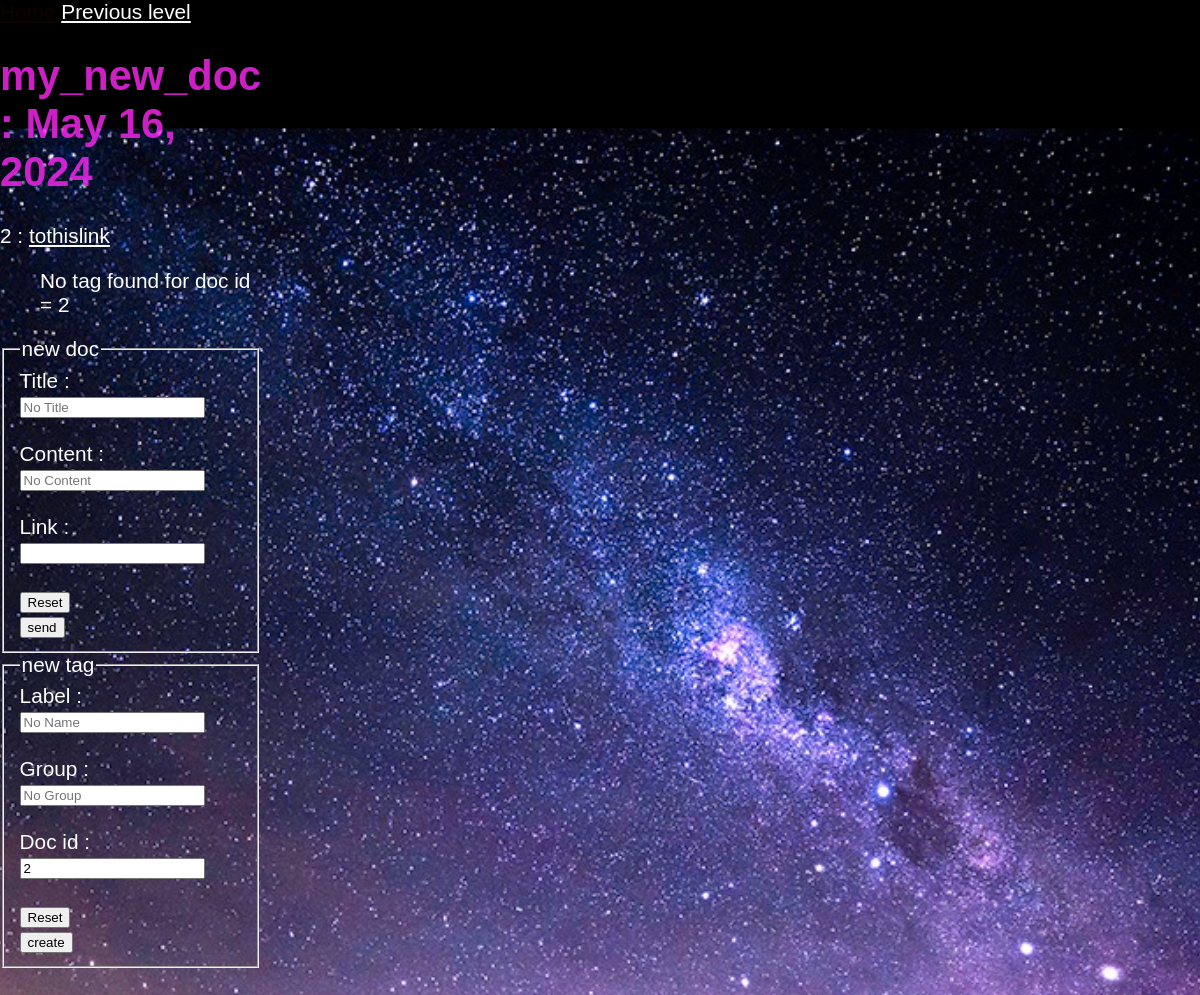
The page /doc/2 on the database its author committed.
### doc/models.py (models this page shows, shortened)
class Document(models.Model):
    title = models.CharField(max_length=40,default="")
    content = models.CharField(max_length=100,default="")
    date = models.DateField("date creation",default=timezone.now)
    link = models.URLField()
    """
    @classmethod
    def create(cls,title,content_id,group_id,date,link):
        item = cls(group_id,title,content_id,date,link)
        # do something with the created item
        return item
    """

### doc/views.py (the view)
# urls.py: path("<int:document_id>",views.detail,name="detail"),
def detail(request,document_id=None):
    name = "detail"
    print(document_id,request)
    if document_id != None:
        document = get_object_or_404(Document,pk=document_id)
        tags = Tag.objects.filter(pk=document_id)
        context={"name":name,"tags":tags,"document":document}
    else:
        document_list = Document.objects.order_by("id")
        last_id = Document.objects.last().id
        next_id = last_id + 1
        context={"name":name,"next_id":next_id,"document_list":document_list}
    return render(request,"doc/detail.html",context)

### doc/templates/doc/detail.html (shortened to what this page needs)
<!doctype html>
<html>
    <head>
        {% load static %}
        <link href="{% static '/style2.css' %}" rel="stylesheet">
    </head>
    <body>
        <div>
            <a href="/doc">Home</a>
            <a href="../">Previous level</a>
            {% if document %}
            <h1>{{ document.title }} : {{ document.date }}</h1>
            <p> {{ document.id }} : <a href="{{document.link}}">{{document.link}}</a></p>
                <ul>
                    {% if tags %}
                        {% for t in tags %}
                            <li><a href="/tag/{{t.id}}" >{{t.name}}</a></li>
                        {% endfor %}
                    {% else %}
                    No tag found for doc id = {{document.id}}
                    {% endif %}
                </ul>
            {% endif %}
            <div>
                {% if document %}
                <form method="post" action="{% url 'detail' document.id %}">
                {% else %}
                <form method="post" action="{% url 'detail' %}">
                {%endif%}
                    <fieldset>
                        <legend>new doc</legend>
                        <div>
                            <label for="ftitle">Title :</label>
                            <input type="text" id="ftitle" name="ftitle" placeholder="No Title">
                        </div>
                        <br>
                        <div>
                            <label for="fcontent">Content :</label>
                            <input type="text" id="fcontent" name="fcontent" placeholder="No Content">
                        </div>
                        <br>
                        <div>
                            <label for="flink">Link :</label>
                            <input type="link" id="flink" name="flink">
                        </div>
                        <br>
                        <div>
                            <input type="reset">
                        </div>
                        <div>
                            <input type="submit" value="send">
                        </div>
                    </fieldset>
                </form>
                {%if document %}
                <form method="post" action="{% url 'detail' document.id %}" >
                {% else %}
                <form method="post" action="{% url 'detail' %}">
                {% endif %}
                    <fieldset>
                        <legend>new tag</legend>
                        <div>
                            <label for="fname">Label :</label>
                            <input type="text" id="fname" name="fname" placeholder="No Name">
                        </div>
                        <br>
                        <div>
                            <label for="fgroup">Group :</label>
                            <input type="text" id="fgroup" name="fgroup" placeholder="No Group">
                        </div>
                        <br>
                        <div>
                            <label for="fdid">Doc id :</label>
                            <input type="text" id="fdid" name="fdid" value="{{document.id}}">
                        </div>
                        <br>
                        <div>
                            <input type="reset">
                        </div>
                        <div>
                            <input type="submit" value="create" id="create">
                        </div>
                    </fieldset>
                </form>
            </div>
        </div>
    </body>
</html>

### doc/static/style2.css (style rules this page uses)
a { color: white }
ul { list-style: none; transition: 1s; }
body { height: 1800px; margin: 0; padding: 0; background: url(../static/img/bg/star.jpg); background-repeat: no-repeat; background-position: center; background-attachment: fixed; background-size: cover; display:grid; grid-template-rows: 1fr 1fr 5fr 1fr 1fr; grid-template-columns: 1fr 6fr 1fr; font-family: 'Franklin Gothic Medium', 'Arial Narrow', Arial, sans-serif; font-size: 1.3rem; color : rgba(233, 143, 221,0.9); }
h1 { color: rgba(255,40,245,0.8); align-self: center; }
p { justify-content: flex-end; }
ul { display: flex; flex-direction: column; }

### rows shown on the page
Document: title "my_new_doc", date "May 16, 2024", id "2", link "tothislink", fdid "2"
